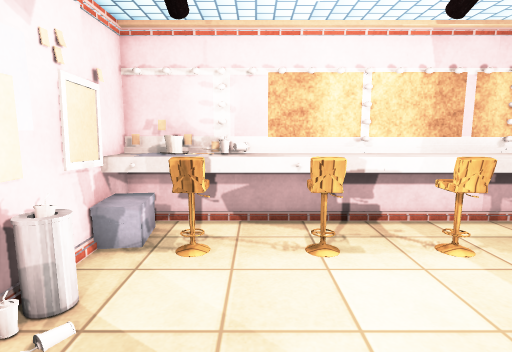
view 1 (above)

12 first-person views from a walk through a Unity game level. The camera is 1.4 m above the floor, tilts 8° down and sees 80° across. The floor is counted in squares, 0.5 m on a side. Each view is taken from the middle of a square. On the plan, view 1 faces up. The plan holds only what a view shows up to about 20 squares ahead; the rest is blank. The player is left out. Some surface patterns are stand-ins.

view 2
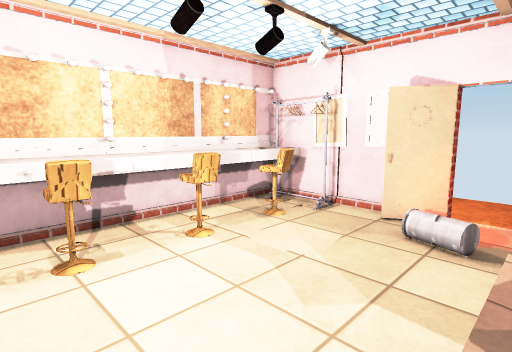

view 3
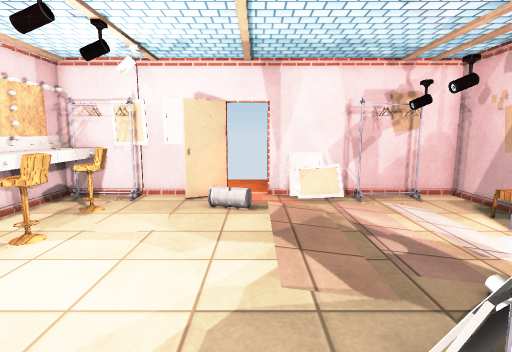

view 4
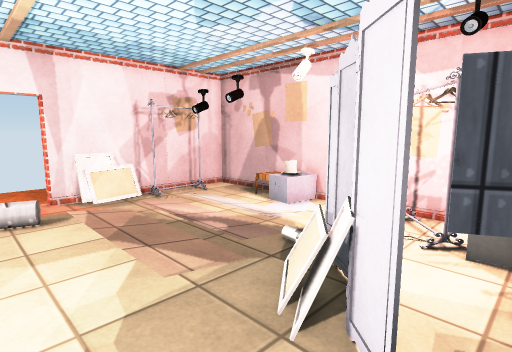

view 5
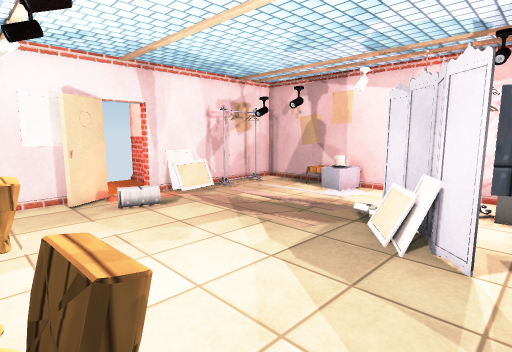

view 6
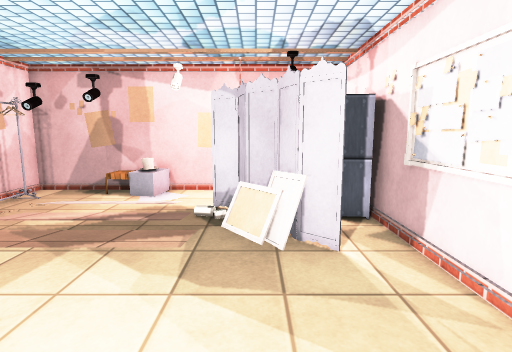

view 7
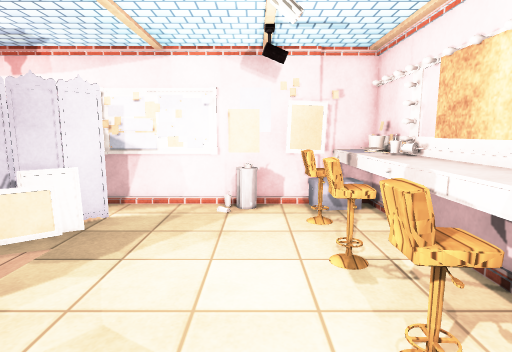

view 8
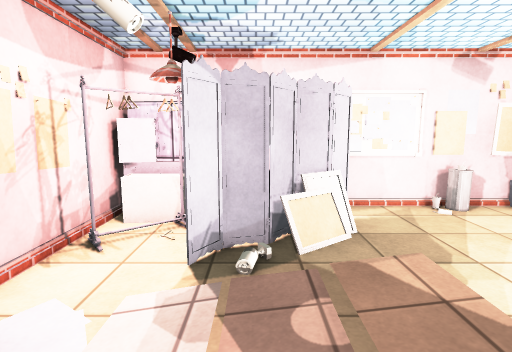

view 9
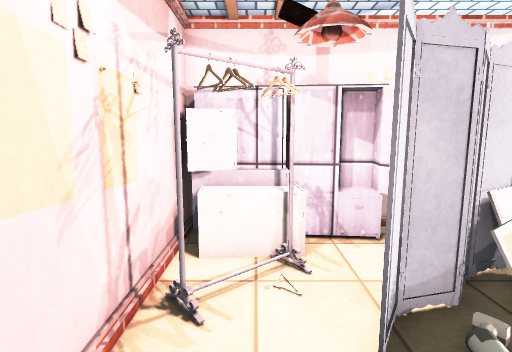

view 10
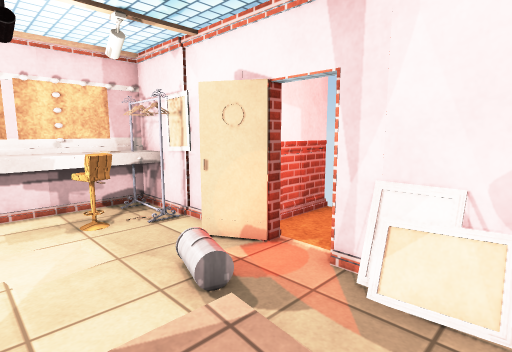

view 11
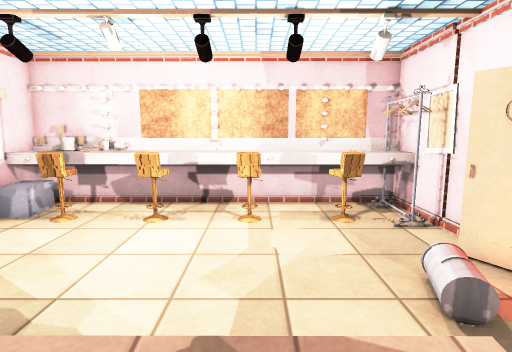

view 12
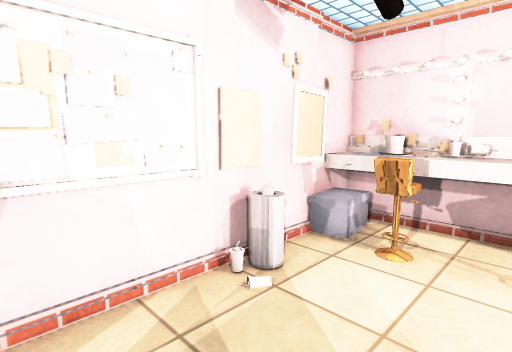

### Floor plan
Points are (right, up) in squares from view 1. A wall is a line through its corners. A room is listed if a view was taken in it or the views show most of it. See-through windows are left out.
Room 1 (views 1, 2, 3, 4, 5, 6, 7, 8, 9, 10, 11, 12)
walls: (0.3, -2.5) (0.6, -3.8) (1.6, -4.5); (-1.1, -0.8) (-0.7, -1.7); (-0.7, -1.8) (0.3, -2.7); (-2.1, 0.1) (-0.9, -0.9); (-4, -1.4) (-4, -3.6); (10.9, 3.8) (10.9, 8.5); (3.3, 9.4) (0.3, 9.4); (11.4, 2.3) (10.7, 2.3) (9.8, 4); (10.4, 5.9) (10.4, 7.3); (6.4, 9.4) (3.4, 9.4); (10.7, 5.8) (10.7, 7.4); (-3.8, 7.5) (-3.8, 6.1); (-4, 7.5) (-4, 3.4); (6.4, -8) (10.8, -8) (10.8, 0.4) (11.3, 0.4); (9.5, 9.4) (6.5, 9.4); (-4.1, -8) (4.5, -8); (10.8, 9.6) (-4.2, 9.7)
low walls: (1, -2) (0.3, -2.5); (-0.2, -1.4) (-0.6, -0.6) (-0.3, -0.7) (0.7, -2.1); (-0.8, -0.3) (-0.3, -1.2); (-0.7, -0.7) (0.5, -2.2); (-0.9, -0.4) (-0.4, -1.3); (-0.4, -1.5) (-1.1, -0.2); (-1.1, -0.5) (-0.4, -1.6); (-1.3, -0.5) (-0.9, -0.2); (10.3, -1) (10.7, -0.4); (10.5, -0.9) (10.3, -0.5); (10.3, -2.6) (10.3, -0.5); (10.5, -2.9) (10.5, -0.5); (10.7, -2.9) (10.7, -0.5)
objects: other object (-4, -7); other object (-4, -1); other object (-4, 0); other object (-4, 1); other object (-4, 2); other object (-4, 8); other object (-4, 9); other object (-3, -7) to (-3, -6); other object (-3, -5) to (-3, -3); other object (-3, 4); other object (-3, 5); other object (-3, 8) to (-2, 9); other object (-3, 9); other object (-2, -7); other object (-2, -6) to (-2, -5); other object (-2, 7) to (-1, 7); other object (-1, 8) to (8, 9); other object (-1, 9); other object (0, 9); other object (1, 6) to (2, 7); other object (4, 6) to (5, 7); other object (5, -7); other object (8, 6) to (8, 7); other object (9, 8) to (9, 9); other object (10, -6); other object (10, -3); other object (10, 6); other object (10, 8) to (11, 9)

Where each view was taken, in squares from view 1:
view 1: 0 up, 0 right, facing up
view 2: 0 up, 0 right, facing up-right
view 3: 1 up, 3 left, facing right
view 4: 3 up, 3 left, facing down-right
view 5: 7 up, 3 left, facing down-right
view 6: 7 up, 0 right, facing down
view 7: 5 up, 8 right, facing left
view 8: 3 down, 8 right, facing left
view 9: 6 down, 5 right, facing left
view 10: 3 down, 5 right, facing up-right
view 11: 3 down, 5 right, facing up
view 12: 0 up, 1 right, facing up-left
